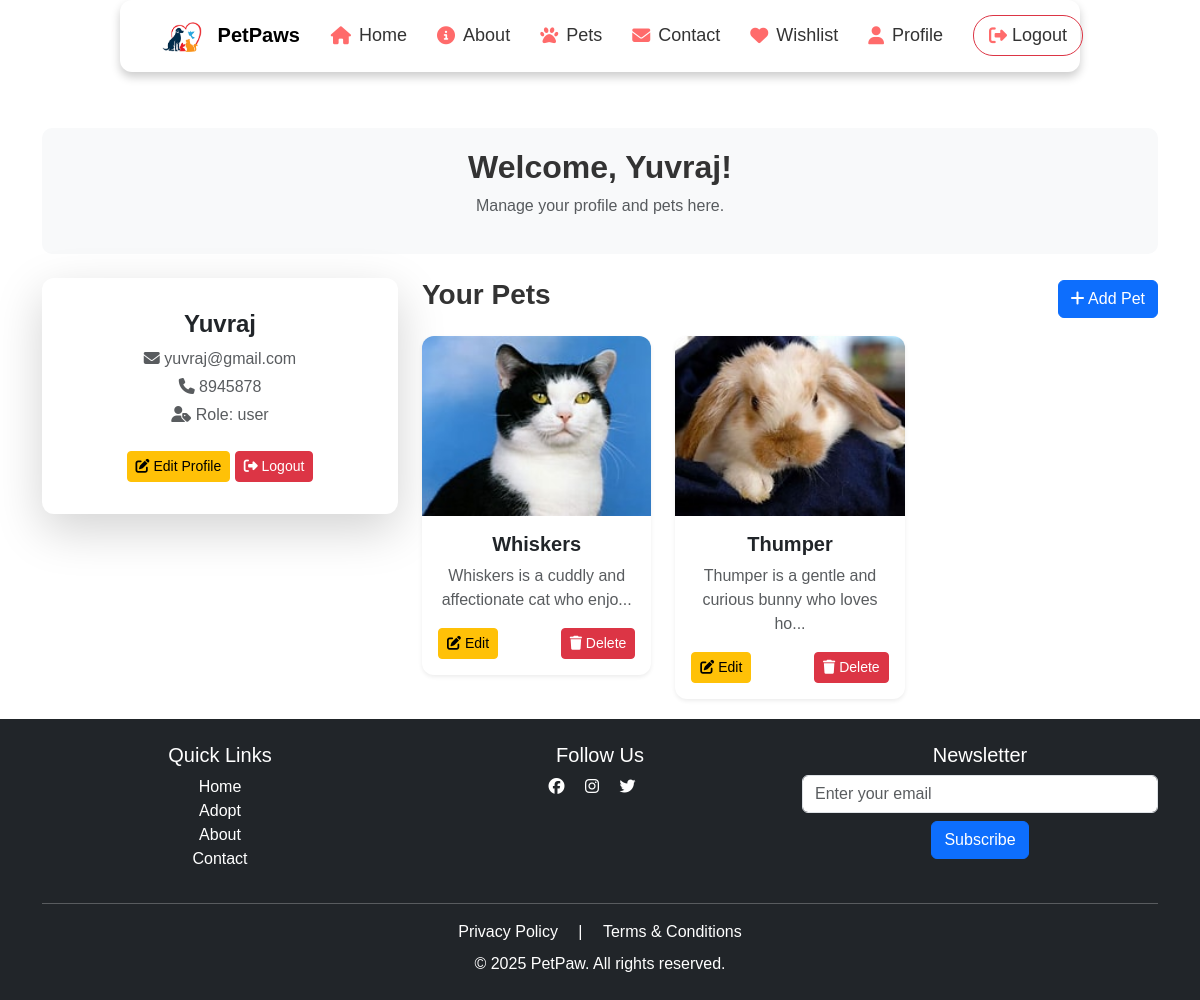
Page /profile (signed in) on the committed database.
### app.py (models this page shows, shortened)
class User(db.Model, UserMixin):
    __tablename__ = "user"
    id = db.Column(db.Integer, primary_key=True)
    name = db.Column(db.String(150), nullable=False)
    email = db.Column(db.String(150), unique=True, nullable=False)
    password_hash = db.Column(db.String(256), nullable=False)
    mobile = db.Column(db.String(15), nullable=False)
    role = db.Column(db.String(50), nullable=False, default='user')
    wishlist_pets = db.relationship('Pet', secondary=wishlist, backref='wishlist_users')

class Pet(db.Model):
    id = db.Column(db.Integer, primary_key=True)
    name = db.Column(db.String(100), nullable=False)
    breed = db.Column(db.String(100), nullable=False)
    age = db.Column(db.Integer, nullable=False)
    description = db.Column(db.Text, nullable=True)
    image_filename = db.Column(db.String(255), nullable=True, default="default_pet.jpg")  # Default image if none uploaded
    status = db.Column(db.String(50), default="Available")  # Available, Adopted, etc.
    owner_id = db.Column(db.Integer, db.ForeignKey("user.id"), nullable=False)  # Link to User table
    medical_issues = db.Column(db.String(255), nullable=True)  # Any medical issues (Yes/No + Description)
    pet_type = db.Column(db.String(50), nullable=False)  # Dropdown (Dog, Cat, Bird, Horse, Other)
    other_pet_type = db.Column(db.String(100), nullable=True)  # If "Other" is selected
    address = db.Column(db.String(255), nullable=False)  # Pet's location
    owner = db.relationship("User", backref="pets")

### app.py (the view)
@app.route("/profile")
@login_required
def profile():
    return render_template("profile.html", user=current_user)

### app.py (called while the page is built)
@login_manager.user_loader
def load_user(user_id):
    return User.query.get(int(user_id))

### templates/profile.html (shortened to what this page needs)
{% extends "base.html" %}
{% block content %}
<div class="container mt-5">
    <div class="profile-header text-center mb-4">
        <h2 class="fw-bold">Welcome, {{ user.name }}!</h2>
        <p class="text-muted">Manage your profile and pets here.</p>
    </div>
    <div class="row">
        <div class="col-md-4">
            <div class="card shadow-lg border-0 p-3">
                <div class="card-body text-center">
                    <h4 class="fw-bold">{{ user.name }}</h4>
                    <p class="text-muted mb-1"><i class="fas fa-envelope"></i> {{ user.email }}</p>
                    <p class="text-muted mb-1"><i class="fas fa-phone"></i> {{ user.mobile }}</p>
                    <p class="text-muted"><i class="fas fa-user-tag"></i> Role: {{ user.role }}</p>
                    <a href="{{ url_for('edit_profile') }}" class="btn btn-warning btn-sm mt-2"><i class="fas fa-edit"></i> Edit Profile</a>
                    <a href="{{ url_for('logout') }}" class="btn btn-danger btn-sm mt-2"><i class="fas fa-sign-out-alt"></i> Logout</a>
                </div>
            </div>
        </div>
        <div class="col-md-8">
            <div class="d-flex justify-content-between align-items-center mb-3">
                <h3 class="fw-bold">Your Pets</h3>
                <a href="{{ url_for('add_pet') }}" class="btn btn-primary"><i class="fas fa-plus"></i> Add Pet</a>
            </div>
            {% if user.pets %}
            <div class="row">
                {% for pet in user.pets %}
                <div class="col-md-6 col-lg-4">
                    <div class="card pet-card shadow-sm border-0">
                        <img src="{{ url_for('static', filename='images/' + (pet.image_filename or 'default.jpg')) }}" class="card-img-top pet-img" alt="{{ pet.name }}">
                        <div class="card-body text-center">
                            <h5 class="card-title fw-bold">{{ pet.name }}</h5>
                            <p class="card-text text-muted">{{ pet.description[:50] }}...</p>
                            <div class="d-flex justify-content-between">
                                <a href="{{ url_for('edit_pet', id=pet.id) }}" class="btn btn-warning btn-sm"><i class="fas fa-edit"></i> Edit</a>
                                <a href="{{ url_for('delete_pet', id=pet.id) }}" class="btn btn-danger btn-sm" onclick="return confirm('Are you sure you want to delete this pet?')"><i class="fas fa-trash"></i> Delete</a>
                            </div>
                        </div>
                    </div>
                </div>
                {% endfor %}
            </div>
            {% else %}
            <p class="text-muted">You haven't added any pets yet.</p>
            {% endif %}
        </div>
    </div>
</div>
{% endblock %}

### static/styles.css (style rules this page uses)
body { font-family: 'Poppins', sans-serif; background-color: #f8f9fa; color: #333; transition: background-color 0.3s ease-in-out; }
* { margin: 0; padding: 0; box-sizing: border-box; font-family: 'Poppins', sans-serif; }
body { margin: 0; padding: 0; background: #ffffff; position: relative; min-height: 100vh; }

### templates/base.html (style rules this page uses)
body { padding-top: 80px; }
html, body { height: 100%; margin: 0; display: flex; flex-direction: column; }

### templates/profile.html (style rules this page uses)
.profile-header { background: #f8f9fa; padding: 20px; border-radius: 10px; }
.card { border-radius: 12px; }
.pet-card { transition: transform 0.3s ease-in-out, box-shadow 0.3s ease-in-out; }
.pet-img { height: 180px; object-fit: cover; border-top-left-radius: 12px; border-top-right-radius: 12px; }

### rows in the picture
User: name "Yuvraj", email "yuvraj@gmail.com", mobile "8945878", role "user"
Pet: image_filename (picture), name "Whiskers", description "Whiskers is a cuddly and affectionate cat who enjo"
Pet: image_filename (picture), name "Thumper", description "Thumper is a gentle and curious bunny who loves ho"
